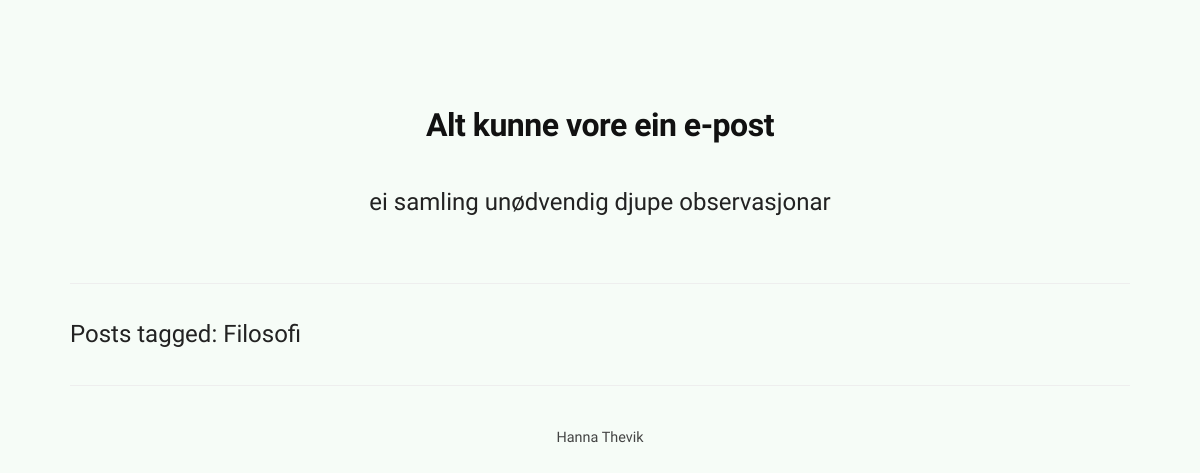
Before: /tag/Filosofi with the older database file.
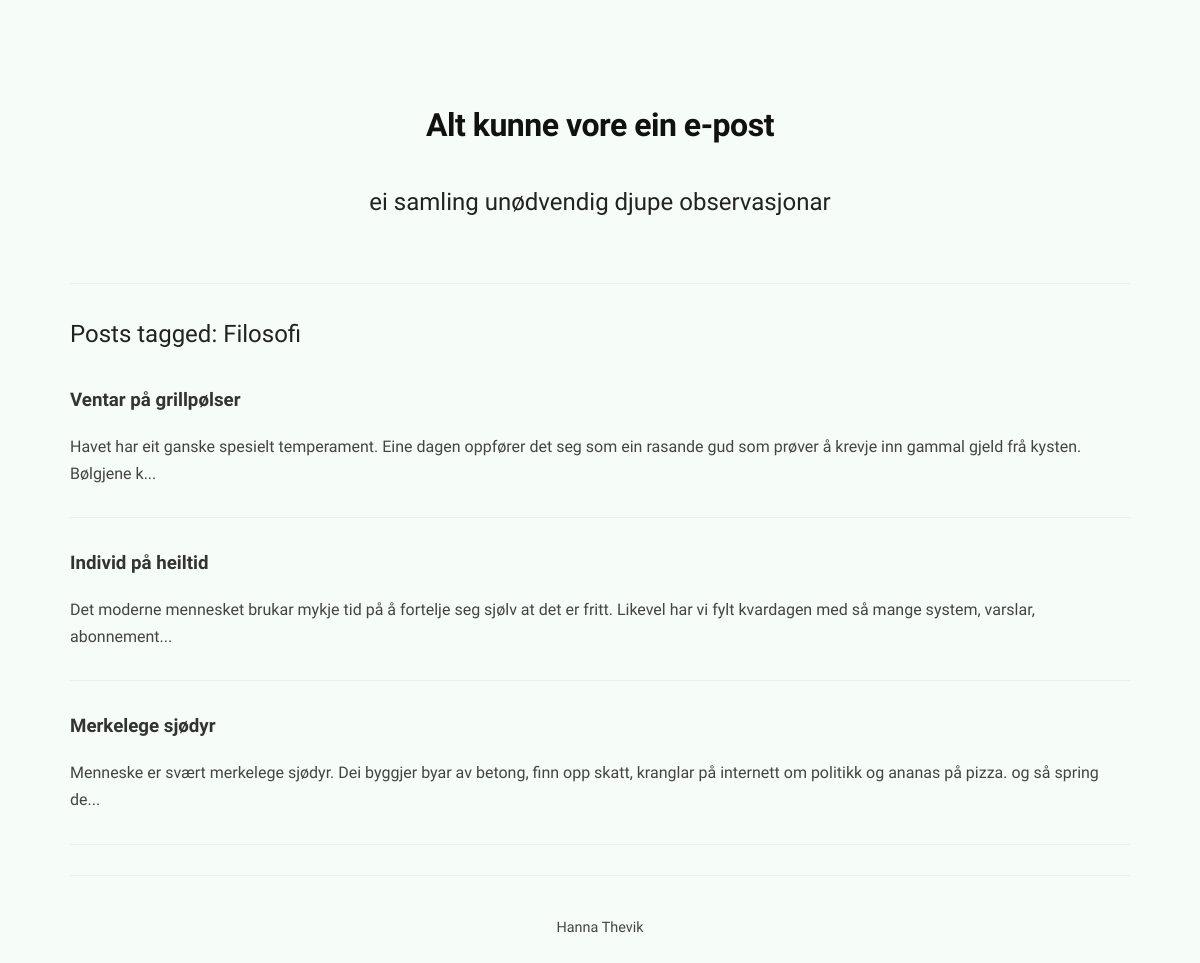
After: the same page with the newer database file.
### tables this page shows
CREATE TABLE posts (
    id INTEGER PRIMARY KEY AUTOINCREMENT,
    title TEXT NOT NULL,
    body TEXT NOT NULL,
    tags TEXT,
    image TEXT,
    created TIMESTAMP DEFAULT CURRENT_TIMESTAMP
);

### app.py (the view)
@app.route("/tag/<tag>")
def tag(tag):
    posts = db.get_posts()
    filtered = [p for p in posts if tag in (p["tags"] or "")]
    return render_template("tag.html", posts=filtered, tag=tag)

### db.py (called while the page is built)
def get_db():
    conn = sqlite3.connect(DATABASE)
    conn.row_factory = sqlite3.Row
    return conn

def get_posts():
    conn = get_db()
    posts = conn.execute("""
    SELECT
        posts.*,
        COUNT(comments.id) AS comment_count
    FROM posts
    LEFT JOIN comments
    ON posts.id = comments.post_id
    GROUP BY posts.id
    ORDER BY posts.created DESC
""").fetchall()
    conn.close()
    return posts

### templates/tag.html
{% extends "base.html" %}
{% block content %}
<h2>Posts tagged: {{ tag }}</h2>
{% for post in posts %}
<h3>
<a href="{{ url_for('post', post_id=post.id) }}">
{{ post.title }}
</a>
</h3>
<p>{{ post.body[:150] }}...</p>
<hr>
{% endfor %}
{% endblock %}

Changed rows visible on the page:
added posts: title "Ventar på grillpølser", body "Havet har eit ganske spesielt temperament. Eine dagen oppfører det seg som ein rasande gud som prøver å krevje inn gammal gjeld frå kysten. Bølgjene k"
added posts: title "Individ på heiltid", body "Det moderne mennesket brukar mykje tid på å fortelje seg sjølv at det er fritt. Likevel har vi fylt kvardagen med så mange system, varslar, abonnement"
added posts: title "Merkelege sjødyr", body "Menneske er svært merkelege sjødyr. Dei byggjer byar av betong, finn opp skatt, kranglar på internett om politikk og ananas på pizza. og så spring de"
